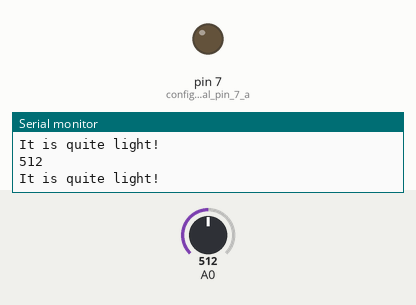
Recording of a sketch running on a simulated Arduino Uno, built with avr-gcc and run on an emulated ATmega328P. Shown: output pins drawn as LEDs (lit = HIGH), the last lines printed to the serial monitor. Inputs (shaded band) come from the test bench; at power-on: A0 = 512.

Above: at 1.8 s.
1.9 s: A0 set to 462
3.4 s: A0 set to 444
At 4.6 s:
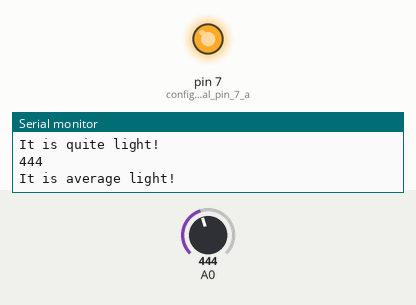
5.5 s: A0 set to 460
At 7.2 s:
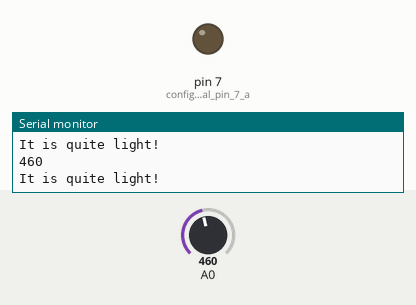
7.5 s: A0 set to 441
At 8.9 s:
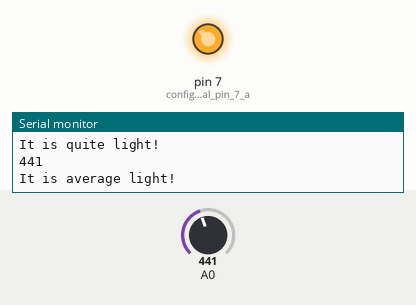
Timing chart, 0 to 10.5 s (numbered marks = the images above; inputs shaded):
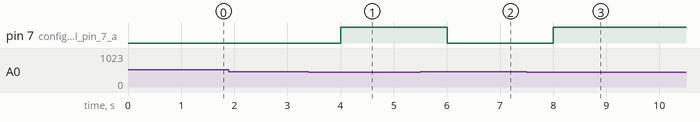

The sketch:

arduino_svet_v_temnote.ino
```cpp
int light = 0;

void setup() {
    // put your setup code here, to run once:
    Serial.begin(9600); //configure serial to talk to computer
    pinMode(7, OUTPUT); // configure digital pin 7 as an output
}

void loop() {
    // put your main code here, to run repeatedly:
    light = analogRead(A0); // read and save value from PR

    Serial.println(light); // print current light value

    if(light > 450) { // If it is bright...
        Serial.println("It is quite light!");
        digitalWrite(7,LOW); //turn  LED off
    }
    else if(light > 229 && light < 451) { // If it is average light...
        Serial.println("It is average light!");
       digitalWrite(7, HIGH); // turn LED on
    }
    else { // If it's dark...
        Serial.println("It is pretty dark!");
        digitalWrite(7,HIGH); // Turn  LED on
    }
    delay(1000);
}
```

Measured:
- the behaviour switches between 451 and 450 on A0 (found by bisection; images 0 and 1)
- after the input at 3.4 s, pin 7 (configure_digital_pin_7_a): LOW → HIGH after 0.60 s
- after the input at 5.5 s, pin 7 (configure_digital_pin_7_a): HIGH → LOW after 0.50 s
- after the input at 7.5 s, pin 7 (configure_digital_pin_7_a): LOW → HIGH after 0.50 s
